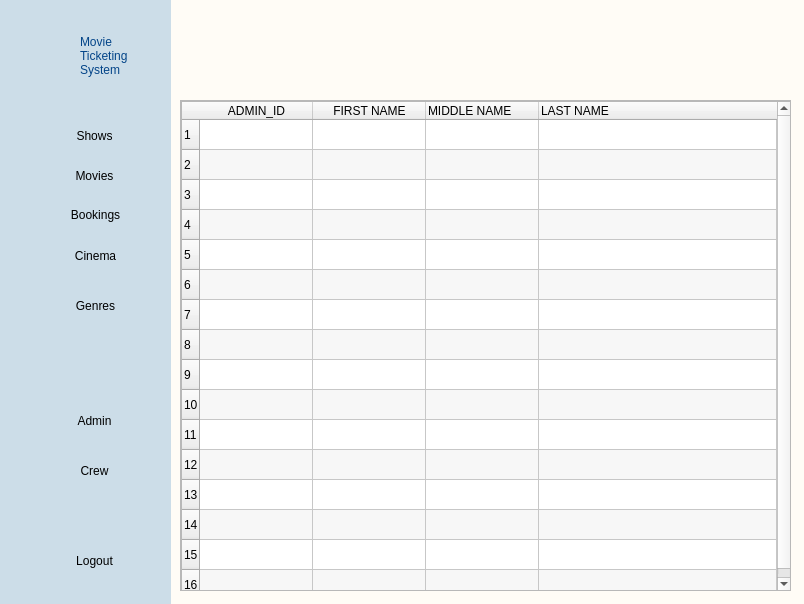
<?xml version="1.0" encoding="UTF-8"?>
<ui version="4.0">
 <class>MainWindow</class>
 <widget class="QMainWindow" name="MainWindow">
  <property name="geometry">
   <rect>
    <x>0</x>
    <y>0</y>
    <width>804</width>
    <height>604</height>
   </rect>
  </property>
  <property name="windowTitle">
   <string>MainWindow</string>
  </property>
  <widget class="QWidget" name="centralwidget">
   <widget class="QWidget" name="navigationBG" native="true">
    <property name="geometry">
     <rect>
      <x>0</x>
      <y>0</y>
      <width>171</width>
      <height>611</height>
     </rect>
    </property>
    <property name="styleSheet">
     <string notr="true">#navigationBG {
background-color: #ccdde8;

}

</string>
    </property>
    <widget class="QLabel" name="systemLabel">
     <property name="geometry">
      <rect>
       <x>80</x>
       <y>15</y>
       <width>71</width>
       <height>81</height>
      </rect>
     </property>
     <property name="styleSheet">
      <string notr="true">#systemLabel {
font: 75 12pt &quot;MS Shell Dlg 2&quot;;
color: #034488;
}</string>
     </property>
     <property name="text">
      <string>Movie
Ticketing
System</string>
     </property>
     <property name="alignment">
      <set>Qt::AlignLeading|Qt::AlignLeft|Qt::AlignVCenter</set>
     </property>
    </widget>
    <widget class="QPushButton" name="pushButton">
     <property name="geometry">
      <rect>
       <x>20</x>
       <y>30</y>
       <width>71</width>
       <height>51</height>
      </rect>
     </property>
     <property name="text">
      <string/>
     </property>
     <property name="icon">
      <iconset>
       <normaloff>../img/icon.png</normaloff>../img/icon.png</iconset>
     </property>
     <property name="iconSize">
      <size>
       <width>50</width>
       <height>50</height>
      </size>
     </property>
     <property name="flat">
      <bool>true</bool>
     </property>
    </widget>
    <widget class="QPushButton" name="adminButton">
     <property name="geometry">
      <rect>
       <x>29</x>
       <y>400</y>
       <width>131</width>
       <height>41</height>
      </rect>
     </property>
     <property name="styleSheet">
      <string notr="true">#adminButton{
background-color: TRANSPARENT;
border: TRANSPARENT;
border-radius: 15px;
}

#adminButton:hover{
background-color: rgb(236, 236, 236);
}</string>
     </property>
     <property name="text">
      <string>Admin</string>
     </property>
     <property name="icon">
      <iconset>
       <normaloff>../img/admin.png</normaloff>../img/admin.png</iconset>
     </property>
     <property name="iconSize">
      <size>
       <width>40</width>
       <height>40</height>
      </size>
     </property>
     <property name="flat">
      <bool>false</bool>
     </property>
    </widget>
    <widget class="QPushButton" name="logoutButton">
     <property name="geometry">
      <rect>
       <x>29</x>
       <y>540</y>
       <width>131</width>
       <height>41</height>
      </rect>
     </property>
     <property name="text">
      <string>Logout</string>
     </property>
     <property name="icon">
      <iconset>
       <normaloff>../img/logout.png</normaloff>../img/logout.png</iconset>
     </property>
     <property name="iconSize">
      <size>
       <width>40</width>
       <height>40</height>
      </size>
     </property>
     <property name="flat">
      <bool>true</bool>
     </property>
    </widget>
    <widget class="QPushButton" name="ticketsButton">
     <property name="geometry">
      <rect>
       <x>30</x>
       <y>199</y>
       <width>131</width>
       <height>31</height>
      </rect>
     </property>
     <property name="styleSheet">
      <string notr="true">#ticketsButton{
background-color: TRANSPARENT;
border: TRANSPARENT;
border-radius: 15px;
}

#ticketsButton:hover{
background-color: rgb(236, 236, 236);
}</string>
     </property>
     <property name="text">
      <string>Bookings</string>
     </property>
     <property name="icon">
      <iconset>
       <normaloff>../img/tickets.png</normaloff>../img/tickets.png</iconset>
     </property>
     <property name="iconSize">
      <size>
       <width>40</width>
       <height>40</height>
      </size>
     </property>
     <property name="flat">
      <bool>false</bool>
     </property>
    </widget>
    <widget class="QPushButton" name="crewButton">
     <property name="geometry">
      <rect>
       <x>29</x>
       <y>450</y>
       <width>131</width>
       <height>41</height>
      </rect>
     </property>
     <property name="styleSheet">
      <string notr="true">#crewButton{
background-color: TRANSPARENT;
border: TRANSPARENT;
border-radius: 15px;
}

#crewButton:hover{
background-color: rgb(236, 236, 236);
}</string>
     </property>
     <property name="text">
      <string>Crew</string>
     </property>
     <property name="icon">
      <iconset>
       <normaloff>../img/crew.png</normaloff>../img/crew.png</iconset>
     </property>
     <property name="iconSize">
      <size>
       <width>40</width>
       <height>40</height>
      </size>
     </property>
     <property name="flat">
      <bool>false</bool>
     </property>
    </widget>
    <widget class="QPushButton" name="cinemaButton">
     <property name="geometry">
      <rect>
       <x>30</x>
       <y>240</y>
       <width>131</width>
       <height>31</height>
      </rect>
     </property>
     <property name="styleSheet">
      <string notr="true">#cinemaButton{
background-color: TRANSPARENT;
border: TRANSPARENT;
border-radius: 15px;
}

#cinemaButton:hover{
background-color: rgb(236, 236, 236);
}</string>
     </property>
     <property name="text">
      <string>Cinema</string>
     </property>
     <property name="icon">
      <iconset>
       <normaloff>../img/cinema.png</normaloff>../img/cinema.png</iconset>
     </property>
     <property name="iconSize">
      <size>
       <width>40</width>
       <height>40</height>
      </size>
     </property>
     <property name="flat">
      <bool>false</bool>
     </property>
    </widget>
    <widget class="QPushButton" name="showButton">
     <property name="geometry">
      <rect>
       <x>29</x>
       <y>120</y>
       <width>131</width>
       <height>31</height>
      </rect>
     </property>
     <property name="styleSheet">
      <string notr="true">#showButton{
background-color: TRANSPARENT;
border: TRANSPARENT;
border-radius: 15px;
}

#showButton:hover{
background-color: rgb(236, 236, 236);
}</string>
     </property>
     <property name="text">
      <string>Shows</string>
     </property>
     <property name="icon">
      <iconset>
       <normaloff>../img/movies.png</normaloff>../img/movies.png</iconset>
     </property>
     <property name="iconSize">
      <size>
       <width>40</width>
       <height>40</height>
      </size>
     </property>
     <property name="flat">
      <bool>false</bool>
     </property>
    </widget>
    <widget class="QPushButton" name="movieButton">
     <property name="geometry">
      <rect>
       <x>29</x>
       <y>160</y>
       <width>131</width>
       <height>31</height>
      </rect>
     </property>
     <property name="styleSheet">
      <string notr="true">#movieButton{
background-color: TRANSPARENT;
border: TRANSPARENT;
border-radius: 15px;
}

#movieButton:hover{
background-color: rgb(236, 236, 236);
}</string>
     </property>
     <property name="text">
      <string>Movies</string>
     </property>
     <property name="icon">
      <iconset>
       <normaloff>../img/movies.png</normaloff>../img/movies.png</iconset>
     </property>
     <property name="iconSize">
      <size>
       <width>40</width>
       <height>40</height>
      </size>
     </property>
     <property name="flat">
      <bool>false</bool>
     </property>
    </widget>
    <widget class="QPushButton" name="genreButton">
     <property name="geometry">
      <rect>
       <x>30</x>
       <y>290</y>
       <width>131</width>
       <height>31</height>
      </rect>
     </property>
     <property name="styleSheet">
      <string notr="true">#genreButton{
background-color: TRANSPARENT;
border: TRANSPARENT;
border-radius: 15px;
}

#genreButton:hover{
background-color: rgb(236, 236, 236);
}</string>
     </property>
     <property name="text">
      <string>Genres</string>
     </property>
     <property name="icon">
      <iconset>
       <normaloff>../img/genre.png</normaloff>../img/genre.png</iconset>
     </property>
     <property name="iconSize">
      <size>
       <width>40</width>
       <height>40</height>
      </size>
     </property>
     <property name="flat">
      <bool>false</bool>
     </property>
    </widget>
   </widget>
   <widget class="QWidget" name="mainBG" native="true">
    <property name="geometry">
     <rect>
      <x>160</x>
      <y>0</y>
      <width>651</width>
      <height>611</height>
     </rect>
    </property>
    <property name="styleSheet">
     <string notr="true">#mainBG {
background-color: #fffcf6;

}

</string>
    </property>
    <widget class="QScrollArea" name="scrollArea">
     <property name="geometry">
      <rect>
       <x>20</x>
       <y>100</y>
       <width>611</width>
       <height>491</height>
      </rect>
     </property>
     <property name="widgetResizable">
      <bool>true</bool>
     </property>
     <widget class="QWidget" name="scrollAreaWidgetContents">
      <property name="geometry">
       <rect>
        <x>0</x>
        <y>0</y>
        <width>609</width>
        <height>489</height>
       </rect>
      </property>
      <widget class="QTableWidget" name="tableWidget">
       <property name="geometry">
        <rect>
         <x>0</x>
         <y>0</y>
         <width>611</width>
         <height>491</height>
        </rect>
       </property>
       <property name="editTriggers">
        <set>QAbstractItemView::SelectedClicked</set>
       </property>
       <property name="dragDropOverwriteMode">
        <bool>false</bool>
       </property>
       <property name="alternatingRowColors">
        <bool>true</bool>
       </property>
       <property name="selectionMode">
        <enum>QAbstractItemView::SingleSelection</enum>
       </property>
       <property name="selectionBehavior">
        <enum>QAbstractItemView::SelectRows</enum>
       </property>
       <property name="verticalScrollMode">
        <enum>QAbstractItemView::ScrollPerPixel</enum>
       </property>
       <property name="horizontalScrollMode">
        <enum>QAbstractItemView::ScrollPerPixel</enum>
       </property>
       <property name="rowCount">
        <number>16</number>
       </property>
       <attribute name="horizontalHeaderDefaultSectionSize">
        <number>113</number>
       </attribute>
       <attribute name="horizontalHeaderStretchLastSection">
        <bool>true</bool>
       </attribute>
       <attribute name="verticalHeaderMinimumSectionSize">
        <number>23</number>
       </attribute>
       <attribute name="verticalHeaderDefaultSectionSize">
        <number>30</number>
       </attribute>
       <attribute name="verticalHeaderStretchLastSection">
        <bool>false</bool>
       </attribute>
       <row/>
       <row/>
       <row/>
       <row/>
       <row/>
       <row/>
       <row/>
       <row/>
       <row/>
       <row/>
       <row/>
       <row/>
       <row/>
       <row/>
       <row/>
       <row/>
       <column>
        <property name="text">
         <string>ADMIN_ID</string>
        </property>
       </column>
       <column>
        <property name="text">
         <string>FIRST NAME</string>
        </property>
       </column>
       <column>
        <property name="text">
         <string>MIDDLE NAME</string>
        </property>
        <property name="textAlignment">
         <set>AlignLeading|AlignVCenter</set>
        </property>
       </column>
       <column>
        <property name="text">
         <string>LAST NAME</string>
        </property>
        <property name="textAlignment">
         <set>AlignLeading|AlignVCenter</set>
        </property>
       </column>
       <item row="0" column="1">
        <property name="text">
         <string/>
        </property>
        <property name="flags">
         <set>ItemIsSelectable|ItemIsEnabled</set>
        </property>
       </item>
       <item row="0" column="2">
        <property name="text">
         <string/>
        </property>
        <property name="flags">
         <set>ItemIsSelectable|ItemIsEnabled</set>
        </property>
       </item>
       <item row="0" column="3">
        <property name="text">
         <string/>
        </property>
        <property name="flags">
         <set>ItemIsSelectable|ItemIsEnabled</set>
        </property>
       </item>
      </widget>
     </widget>
    </widget>
    <widget class="QLabel" name="label">
     <property name="geometry">
      <rect>
       <x>30</x>
       <y>10</y>
       <width>261</width>
       <height>81</height>
      </rect>
     </property>
     <property name="text">
      <string/>
     </property>
     <property name="pixmap">
      <pixmap>../img/adminHeader.png</pixmap>
     </property>
     <property name="scaledContents">
      <bool>true</bool>
     </property>
    </widget>
    <widget class="QPushButton" name="addTicket">
     <property name="geometry">
      <rect>
       <x>460</x>
       <y>60</y>
       <width>41</width>
       <height>41</height>
      </rect>
     </property>
     <property name="text">
      <string/>
     </property>
     <property name="icon">
      <iconset>
       <normaloff>../img/addticket.png</normaloff>../img/addticket.png</iconset>
     </property>
     <property name="iconSize">
      <size>
       <width>30</width>
       <height>30</height>
      </size>
     </property>
     <property name="flat">
      <bool>true</bool>
     </property>
    </widget>
    <widget class="QPushButton" name="editTicket">
     <property name="geometry">
      <rect>
       <x>500</x>
       <y>60</y>
       <width>41</width>
       <height>41</height>
      </rect>
     </property>
     <property name="text">
      <string/>
     </property>
     <property name="icon">
      <iconset>
       <normaloff>../img/editTicket.png</normaloff>../img/editTicket.png</iconset>
     </property>
     <property name="iconSize">
      <size>
       <width>30</width>
       <height>30</height>
      </size>
     </property>
     <property name="flat">
      <bool>true</bool>
     </property>
    </widget>
    <widget class="QPushButton" name="deleteTicket">
     <property name="geometry">
      <rect>
       <x>537</x>
       <y>60</y>
       <width>41</width>
       <height>41</height>
      </rect>
     </property>
     <property name="text">
      <string/>
     </property>
     <property name="icon">
      <iconset>
       <normaloff>../img/deleteTicket.png</normaloff>../img/deleteTicket.png</iconset>
     </property>
     <property name="iconSize">
      <size>
       <width>30</width>
       <height>30</height>
      </size>
     </property>
     <property name="flat">
      <bool>true</bool>
     </property>
    </widget>
   </widget>
   <zorder>mainBG</zorder>
   <zorder>navigationBG</zorder>
  </widget>
 </widget>
 <resources/>
 <connections/>
</ui>
